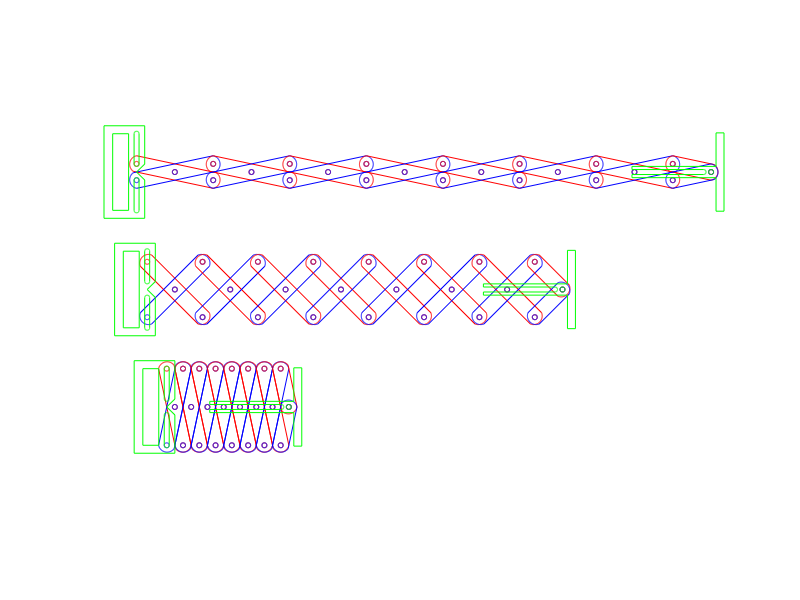

MATLAB code to generate this figure:
% draw chain for hookshot
clear;
clc;
more off;

% circle count, number of points in a 90deg arc
cc = 50;

bar_length = 10;
count = 7;  % number of pairs of bars
theta = 12; % angle the bars make with the horizontal when fully extended, in deg
hw = 2.54/4;


%%%%%%%%%%%%%%%%%%%%%%%%%%%%%%%%%%%%%%%%%%%%%%%%%%%%%%%%%%%%%%%%
% generate basic circle for reuse
U = linspace(0,90,cc)';
ca = cosd(U);
sa = flipud(ca);
% unit circle
U = [ ca, sa;
     -sa, ca;
     -ca,-sa;
      sa,-ca;
    ];

%%%%%%%%%%%%%%%%%%%%%%%%%%%%%%%%%%%%%%%%%%%%%%%%%%%%%%%%%%%%%%%%
w =  bar_length / 2;           % width, half of front-hole to back-hole length
t = w*sind(theta)*cosd(theta); % thickness, perpendicular to width
L = [0, -w;
     0,  0;
     0, +w];

% make thick version of bar
phi = 90 - theta;
d = t*tand(theta); % difference from where the front/back hole to where the curve starts
f = t*tand(2*theta);
k = t*secd(2*theta);
q = linspace(-(90 - 2*phi), +(90 - 2*phi), cc)';
P_bar = [k*(+sind(q)), -(w+d-f+k*cosd(q)); % back
         k*(-sind(q)), +(w+d-f+k*cosd(q)); % front
        ];
P_bar = [P_bar;
         P_bar(1,:);
        ];
% add holes to bars
P_bar = [P_bar;
         NaN, NaN;
         (U*hw/2 + [0,-w]); % hole at back
         NaN, NaN;
         (U*hw/2 + [0, 0]); % hole in middle
         NaN, NaN;
         (U*hw/2 + [0, w]); % hole at front
        ];

% final bar
P_end = [k*(+sind(q)), -(  d-f+k*cosd(q)); % back
         k*(-sind(q)), +(w+d-f+k*cosd(q)); % front
        ];
P_end = [P_end;
         P_end(1,:);
        ];
% add holes to bars
P_end = [P_end;
         NaN, NaN;
         (U*hw/2 + [0, 0]); % hole at back
         NaN, NaN;
         (U*hw/2 + [0,+w]); % hole in middle
        ];

%%%%%%%%%%%%%%%%%%%%%%%%%%%%%%%%%%%%%%%%%%%%%%%%%%%%%%%%%%%%%%%%
% handle

rho = w*cosd(theta);
rhi = w*sind(theta);
q = linspace(0, 180, cc)';

% slot
H = [
     ([ sa, -ca]*hw/2+ [0, rhi]);
     ([ ca,  sa]*hw/2+ [0, rho]);
     ([-sa,  ca]*hw/2+ [0, rho]);
     ([-ca, -sa]*hw/2+ [0, rhi]);
     ];
H = [H;H(1,:)];
H = [H;
     NaN,NaN;
     H(:,1),-1*H(:,2)];

% outside
M = [
      0*rhi,  0;
     +1*rhi, +(      t);
     +1*rhi, +(rho + t);
     -4*rhi, +(rho + t);
     -4*rhi, -(rho + t);
     +1*rhi, -(rho + t);
     +1*rhi, -(      t);
      0*rhi,  0;
     ];

% handle hole
T = [
     ([-3*t, (rho)]);
     ([-3*t,-(rho)]);
     ([-1*t,-(rho)]);
     ([-1*t, (rho)]);
     ];
T = [T;T(1,:)];

% put it all together
P_handle = [
            H;
            NaN,NaN;
            M;
            NaN,NaN;
            T;
            ];

%%%%%%%%%%%%%%%%%%%%%%%%%%%%%%%%%%%%%%%%%%%%%%%%%%%%%%%%%%%%%%%%
% stabilizer


%%%%%%%%%%%%%%%%%%%%%%%%%%%%%%%%%%%%%%%%%%%%%%%%%%%%%%%%%%%%%%%%
% hook

% final bar
bolt_sep = 2*t*cosd(theta)-hw*2;
back_reach = 2*w*cosd(theta) + hw/2;
temp = [
        +hw+t,          -w;
        +hw,            -w;
        +hw,            -bolt_sep;
        -back_reach, -bolt_sep;
        -back_reach, -hw/2;
        ([+sa, -ca]*hw/2 + [-hw*3/2, 0]);
        ([+ca, +sa]*hw/2 + [-hw*3/2, 0]);
        -back_reach, +hw/2;
        -back_reach, +bolt_sep;
        +hw,            +bolt_sep;
        +hw,            +w;
        +hw+t,          +w;
        ];
temp = [temp;temp(1,:)];
P_hook = [temp;
          NaN,NaN;
          U*hw/2;
         ];

%%%%%%%%%%%%%%%%%%%%%%%%%%%%%%%%%%%%%%%%%%%%%%%%%%%%%%%%%%%%%%%%
% stablizer


%%%%%%%%%%%%%%%%%%%%%%%%%%%%%%%%%%%%%%%%%%%%%%%%%%%%%%%%%%%%%%%%
% plot
figure(1);
clf;
hold on;
angles = linspace(theta,phi,3);
for jj = 1:length(angles)
    phi = angles(jj);
    R = [+cosd(phi) -sind(phi); 
         +sind(phi) +cosd(phi)];
    NL = [R*(L)']';
    NP = [R*(P_bar)']';
    NE = [R*(P_end)']';
    jj = (jj-1)*bar_length*1.5;
    delta_x = NL(end, 1);
    
    for ii = 1:count
        w = 2*(ii-1)*abs(delta_x);
        
        % guides
        %plot(w + NL(:,1),          jj +  NL(:,2), 'g');
        %plot(w + NL(:,1),          jj + -NL(:,2), 'g');
        %plot(w + NL([1,n],1),      jj + -NL([1,n],2), 'g*');
        %plot(w + NL([1,n],1),      jj +  NL([1,n],2), 'g*');
        %plot(w + NL(floor(n/2),1), jj +  NL(floor(n/2),2), 'g*');
        
        % bars
        plot(w + NP(:,1), jj + +NP(:,2), 'r');
        plot(w + NP(:,1), jj + -NP(:,2), 'b');
    end
    w = 2*(count)*abs(delta_x);
    plot(w + NE(:,1), jj +  NE(:,2), 'r');
    plot(w + NE(:,1), jj + -NE(:,2), 'b');
    
    
    % handle
    plot3(delta_x + P_handle(:,1), jj + P_handle(:,2), 'g');
    
    % stablizer
    %plot(S(:,1), jj + S(:,2), 'b');
    
    % fixed origin point
    %plot(0,jj,'g*');
    
    plot(w + P_hook(:,1), jj + P_hook(:,2), 'g');
end
axis('equal');
axis('off');
hold off

